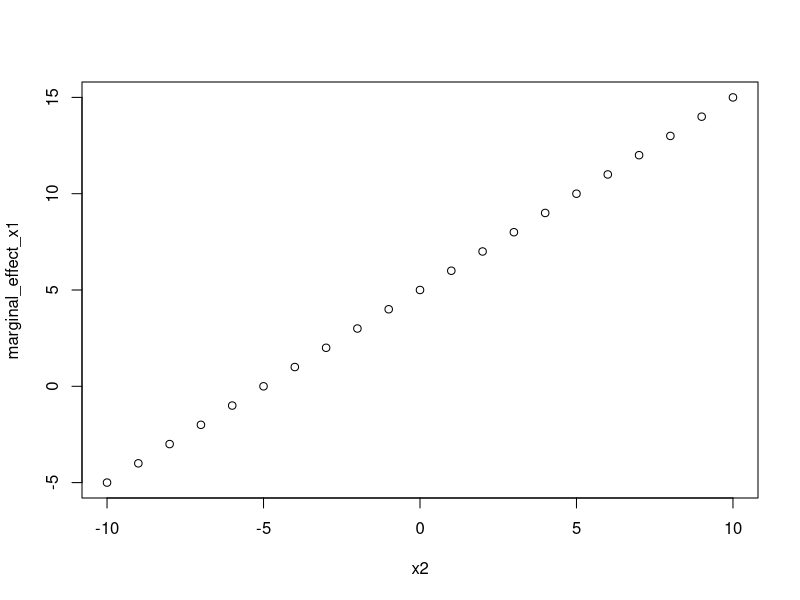

Source code (R):
### Solution in-class exercise

### The marginal effect of X1 is 5 + X2

x2=seq(-10,10)
marginal_effect_x1=rep(5,21)+x2

plot(x2,marginal_effect_x1)